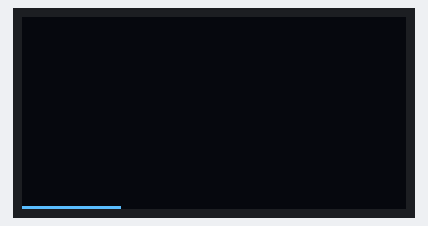
A sketch run on a simulated Arduino Uno, built with avr-gcc and run on an emulated ATmega328P. Parts: 128×64 one-colour display.

Above: at 2.74 s.
At 6.71 s:
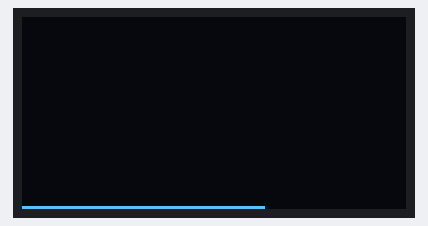
At 10.68 s:
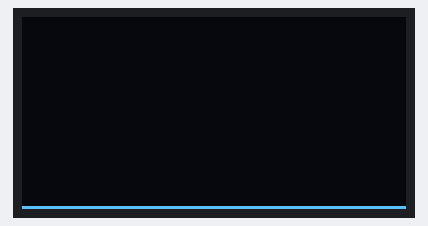
At 17.23 s:
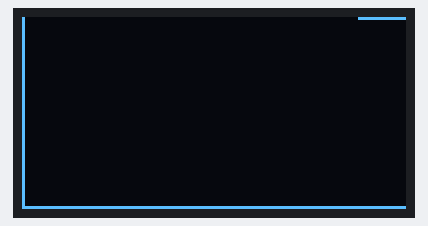
At 26.55 s:
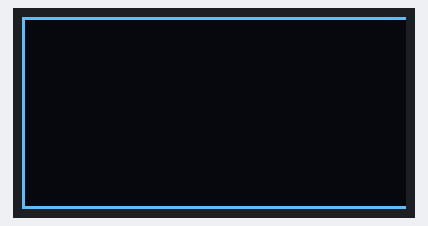
At 31.8 s:
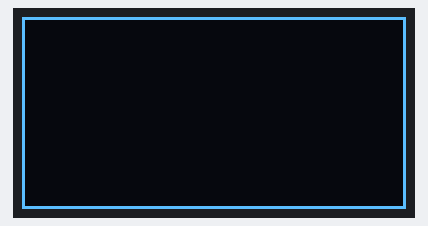

The sketch:

gierka.ino
```cpp
#include <SPI.h>
#include <Wire.h>
#include <Adafruit_GFX.h>
#include <Adafruit_SSD1306.h>

#define SCREEN_WIDTH 128 // OLED display width, in pixels
#define SCREEN_HEIGHT 64 // OLED display height, in pixels
#define OLED_RESET     -1 // Reset pin # (or -1 if sharing Arduino reset pin)
Adafruit_SSD1306 display(SCREEN_WIDTH, SCREEN_HEIGHT, &Wire, OLED_RESET);


class OLEDDisplay{
  public:
  unsigned char screen[64*16];
  OLEDDisplay()
  {
    memset(screen, 1024, 0x00);
  }

  void activatePixel(int x, int y)
  {
    int bitnumber = x % 8;
    int x_byteID = x/8;
    screen[(1008-(y*16))+x_byteID] |= (128>>bitnumber);
  }

  unsigned char* getScreen()
  {
    return screen;
  }

};


OLEDDisplay myDisplay;
void setup()
{
  Serial.begin(115200);
  // initialize with the I2C addr 0x3C
  display.begin(SSD1306_SWITCHCAPVCC, 0x3C);

  // Clear the buffer.
  display.clearDisplay();
  display.drawBitmap(0, 0,  myDisplay.getScreen(), 128, 64, WHITE);
  display.display();
}

void loop() {

  for(int i = 0 ; i < 128; i++){
  myDisplay.activatePixel(i,0);
  display.clearDisplay();
  display.drawBitmap(0, 0,  myDisplay.getScreen(), 128, 64, WHITE);
  display.display();
  delay(50);
  }

  for(int i = 0 ; i < 64; i++){
  myDisplay.activatePixel(0,i);
  display.clearDisplay();
  display.drawBitmap(0, 0,  myDisplay.getScreen(), 128, 64, WHITE);
  display.display();
  delay(50);
  }

  for(int i = 127 ; i >= 0; i--){
  myDisplay.activatePixel(i,63);
  display.clearDisplay();
  display.drawBitmap(0, 0,  myDisplay.getScreen(), 128, 64, WHITE);
  display.display();
  delay(50);
  }

  for(int i = 63; i >= 0; i--){
  myDisplay.activatePixel(127,i);
  display.clearDisplay();
  display.drawBitmap(0, 0,  myDisplay.getScreen(), 128, 64, WHITE);
  display.display();
  delay(50);
  }
}
```
